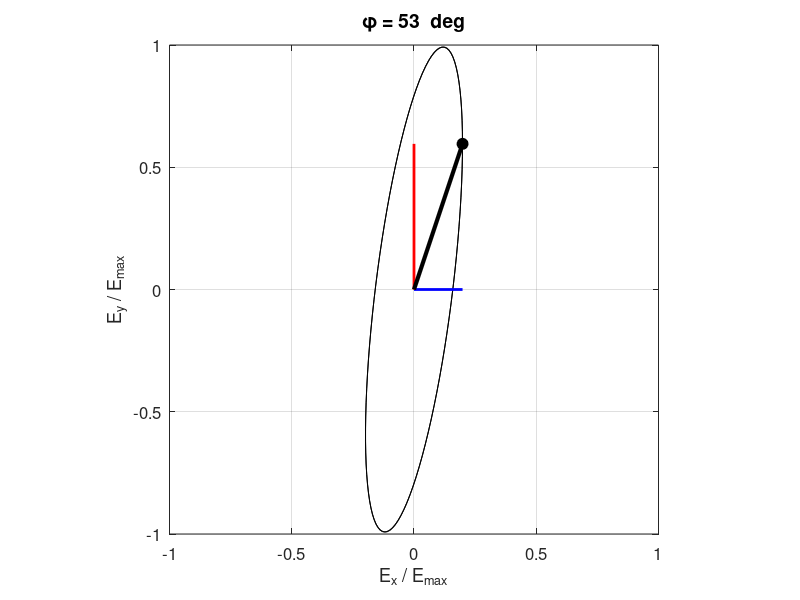

MATLAB code to generate this figure: (Note: this script raises an error after producing the figure.)
% op_005.m

% NUMERICAL ANAYLSIS OF POLARIZED EM WAVES
%  +Z direction of propagation
%  Electric field E(Ex, Ey) in a XY plane (Ez = 0)

% Ian Cooper
% School of Physics, University of Sydney
% DOING PHYSICS WITH MATLAB: www.physics.usyd.edu.au/teach_res/mp/mphome.htm
% Documentation: www.physics.usyd.edu.au/teach_res/mp/doc/op1003.htm
% Mscripts: www.physics.usyd.edu.au/teach_res/mp/mscripts
% Matlab 2018b  181118


clear
close all
clc


tic

% =====================================================================
%  ANIMATED GIF:   flagS = 0 (not saved)  / flag = 1 (save)
   flag1 = 1;  flag2 = 2;
%  Enter file name
     ag_name1 = 'ag_A.gif';
     ag_name2 = 'ag_AA.gif';
%  Delay in seconds before displaying the next image  
    delay = 0.1;  
%  Frame counter start
    nt = 1;


% INPUT SECTION  ======================================================

% Number of time steps [nT = 100] / Number of grid points for Z domain 
nT = 100;
nZ = 100;     
    
% INPUT flagP = 1 or 2
%  flagP = 1: Electric field components
%  flagP = 2: Jones Matrix  A, B and C must be real numbers
%  Electric field amplitude components E0x and E0y  [a.u.]
%  Electric field phases   phix and phiy  [rad]

flagP = 2;

switch flagP
  case 1
    E0x = 2;
    E0y = 1.5;
    phix = 0;
    phiy = 3*pi/4;

    case 2
    A = 2;
    B = 6;
    C = 8;
end
    

% CALCULATION SECTION  ================================================



switch flagP
    case 1
     % Relative phase difference of Ey w.r.t. Ex  [rad]
       phi = phiy-phix;   
     % JONES VECTOR V and Normalized Jones Vector VN
       A = E0x;
       B = E0y*cos(phi);
       C = E0y*sin(phi);
       V = [A; B + 1i*C];
       N = sqrt(A^2 + B^2 + C^2);
       AN = A/N; BN = B/N; CN = C/N;
       VN = V./N;   
       
    case 2
       E0x = A;
       phi = atan2(C,B);
       phix = 0;
       phiy = phi;
       E0y = sqrt(B^2 + C^2);
       V = [A; B + 1i*C];
       N = sqrt(A^2 + B^2 + C^2);
       AN = A/N; BN = B/N; CN = C/N;
       VN = V./N;   
end

% Time domain
  T = 1;                      % period of vibration  [a.u.]
  w = 2*pi/T;                 % angular frequency of vibration  [a.u.]
  t = linspace(0,2*T,nT);       % time  [a.u.]
  uT = exp(-1i*w*t);          % Wave function for time evolution 

  % spatial Z domain
  k = 2*pi;                   % Propagation constant
  z = linspace(0,3,nZ);       % Z domain grid points
  uZ = exp(1i*k*z);           % Spatial Z wavefunction
  
% Electric Field
  ECx = E0x * exp(1i*phix);   % Complex electric field amplitudes
  ECy = E0y * exp(1i*phiy);
  
  
  
  Ex = ECx .* uT;             % time dependent electric field components
  Ey = ECy .* uT;

% Magnitude of electric field vector as a function of time  
   E = sqrt(real(Ex).^2+real(Ey).^2);
% Max magnitude of electric field vector   
   Emax = max(E);
% Min magnitude of electric field vector
   Emin = min(E);
% Index for time when electric field vectro has max magnitude   
   k  = find(E == max(E),1);
% Orientation of major axis of ellipse w.r.t. X axis [deg]   
% alpha = atan2d(real(Ey(k)),real(Ex(k)));
  alpha = atand(real(Ey(k))/real(Ex(k)));
% Eccentricity 
  e = sqrt(Emax^2 - Emin^2);


    
% GRAPHICS SECTION  ===================================================  
  FS = 12;

  
figure(4)
  pos = [0.05 0.05 0.22 0.30];
  set(gcf,'Units','normalized');
  set(gcf,'Position',pos);
  set(gcf,'color','w');
  
for cz = 1 :nT

xP = real(Ex)/Emax;  yP = real(Ey)/Emax;
plot(xP,yP,'k','linewidth',0.5)    
hold on    
xP = [0 real(Ex(cz))./Emax]; yP = [0 0];
plot(xP,yP,'b','linewidth',2)

xP = [0 0]; yP = [0 real(Ey(cz))./Emax];
plot(xP,yP,'r','linewidth',2)

xP = [0 real(Ex(cz))./Emax]; yP = [0 real(Ey(cz))./Emax];
plot(xP,yP,'k','linewidth',3)
xP = real(Ex(cz))./Emax; yP = real(Ey(cz))./Emax;
hPlot = plot(xP,yP,'ko');
set(hPlot,'markerfacecolor','k','markeredgecolor','k','markersize',8)


%xP = real(Ex(cc)); yP = real(Ey(cc));
%arrow([0,0], [xP,yP],'Width',5, 'EdgeColor',[0 0 1],'FaceColor',[0 0 1],'length',25);

hold off
grid on
axis equal
xlim([-1 1])
ylim([-1 1])
set(gca,'xtick',-1:0.5:1)
set(gca,'ytick',-1:0.5:1)
set(gca,'fontsize',12)
xlabel('E_x / E_{max}')
ylabel('E_y / E_{max}')

  tm1 = '\phi = ';
  tm2 = num2str(rad2deg(phi),'%2.0f  deg  \n');
  tm = [tm1 tm2];
  title(tm,'fontsize',14)
  
if flag1 == 1
       frame = getframe(4);
       im = frame2im(frame);
       [imind,cm] = rgb2ind(im,256);
       %  On the first loop, create the file. In subsequent loops, append.
       if nt == 1
         imwrite(imind,cm,ag_name1,'gif','DelayTime',delay,'loopcount',inf);
       else
         imwrite(imind,cm,ag_name1,'gif','DelayTime',delay,'writemode','append');
       end
       nt = nt+1;
end

pause(0.000001)

hold off
end  

figure(3)
  pos = [0.05 0.45 0.35 0.28];
  set(gcf,'Units','normalized');
  set(gcf,'Position',pos);
  set(gcf,'color','w');
  nt = 1;
  for ct = 1 : 5 : nT
      clf
  for cz = 1 :nZ
      hold on

      yP = real(Ex(ct).*uZ)./Emax;
      zP = zeros(nZ,1);
      xP = z;
      plot3(xP,yP,zP,'b','linewidth',2)
      
      zP = real(Ey(ct).*uZ)./Emax;
      yP = zeros(nZ,1);
      xP = z;
      plot3(xP,yP,zP,'r','linewidth',2)

      yP = real(Ex(ct).*uZ)./Emax;
      zP = real(Ey(ct).*uZ)./Emax;
      xP = z;
      plot3(xP,yP,zP,'k','linewidth',2)
      
      yP = real(Ex(ct).*uZ(end))./Emax;
      zP = real(Ey(ct).*uZ(end))./Emax;
      xP = z(end);
      hPlot = plot3(xP,yP,zP,'o');
      set(hPlot,'markerfacecolor','k','markeredgecolor','k','markersize',8)
      
      yP = [0 real(Ex(ct).*uZ(end))./Emax];
      zP = [0 real(Ey(ct).*uZ(end))./Emax];
      xP = [z(end) z(end)];
      plot3(xP,yP,zP,'k');
      
      
      
    
      xlim([0 3]); zlim([-1 1]); ylim([-1 1])     
      zlabel('E_y / E_{max}'); ylabel('E_x / E_{max}'); xlabel('z');
      grid on
      view(81,13)
     % view(143,23)
      set(gca,'fontsize',12)
  end
  
     
     if flag2 == 1
       frame = getframe(3);
       im = frame2im(frame);
       [imind,cm] = rgb2ind(im,256);
       %  On the first loop, create the file. In subsequent loops, append.
       if nt == 1
         imwrite(imind,cm,ag_name2,'gif','DelayTime',delay,'loopcount',inf);
       else
         imwrite(imind,cm,ag_name2,'gif','DelayTime',delay,'writemode','append');
       end
       nt = nt+1;
     end
   
   %  pause(0.00001)
  end
  
 %% 
figure(1)
  FS = 12;
  pos = [0.28 0.05 0.3 0.3];
  set(gcf,'Units','normalized');
  set(gcf,'Position',pos);
  set(gcf,'color','w');
  
  xP = t; yP = real(Ex);
    plot(xP,yP,'b','linewidth',3)
  hold on
  yP = real(Ey);
    plot(xP,yP,'r','linewidth',1)
  yP = real(E);
    plot(xP,yP,'k','linewidth',2)

  set(gca,'fontsize',FS)
  xlabel('time  [a.u]')
  ylabel('electric field  [a.u]')
  legend('E_x','E_y','E','orientation','horizontal', 'location','northoutside')
  grid on
  box on

%%
figure(2)
  pos = [0.60 0.05 0.30 0.55];
  set(gcf,'Units','normalized');
  set(gcf,'Position',pos);
  set(gcf,'color','w');

  xlim([0 120])
  ylim([0 120])
  h = 120; dh = -5;

  text(0,h,'POLARIZED LIGHT','fontsize',14)
  h = h+dh;
  text(0,h,'   Elliptical / Circular / Linear','fontsize',14)
%   h = h+dh;
%   text(0,h,'      RIGHT polarized:   0 < \phi < \pi    clockwise rotation','fontsize',14)
%   h = h+dh;
%   text(0,h,'      LEFT polarized:    -\pi < \phi < 0     anticlockwise rotation','fontsize',14)
%   
  dh = -8;
  h = h+1.5*dh;
  text(0,h,'ELECTRIC FIELD','fontsize',14)
  
  tm1 = 'E_{0x}  =  ';
  tm2 = num2str(E0x,'%2.2f  \n');
  tm = [tm1 tm2];
  h = h+dh;
  text(5,h,tm,'fontsize',14)
  tm1 = '\phi_x  =  ';
  tm2 = num2str(phix/pi,'%2.2f  \n');
  tm3 = ' \pi  rad';
  tm = [tm1 tm2 tm3];
  text(50,h,tm,'fontsize',14)
  
  tm1 = 'E_{0y}  =  ';
  tm2 = num2str(E0y,'%2.2f  \n');
  tm = [tm1 tm2];
  h = h+dh;
  text(5,h,tm,'fontsize',14)
  tm1 = '\phi_y  =  ';
  tm2 = num2str(phiy/pi,'%2.2f  \n');
  tm3 = ' \pi  rad';
  tm = [tm1 tm2 tm3];
  text(50,h,tm,'fontsize',14)
  
  tm1 = 'E_{max} = ';
  tm2 = num2str(Emax,'%2.2f  \n');
  tm = [tm1 tm2];
  h = h+dh;
  text(5,h,tm,'fontsize',14)
  
  tm1 = 'E_{min} = ';
  tm2 = num2str(Emin,'%2.2f  \n');
  tm = [tm1 tm2];
  text(50,h,tm,'fontsize',14)
  
  tm1 = '\phi = \phi_y - \phi_x  =  ';
  tm2 = num2str(phi/pi,'%2.2f  \n');
  tm = [tm1 tm2 tm3];
  h = h+dh;
  text(5,h,tm,'fontsize',14)
  
   
  tm1 = 'Orientation of ellipse w.r.t X axis   \alpha =  ';
  tm2 = num2str(alpha,'%2.2f  deg \n');
  tm = [tm1 tm2];
  h = h+dh;
  text(5,h,tm,'fontsize',14)
 
  tm1 = 'Eccentricity of ellipse e =  ';
  tm2 = num2str(e,'%2.2f   \n');
  tm = [tm1 tm2];
  h = h+dh;
  text(5,h,tm,'fontsize',14)
  
  
  h = h+1.5*dh;
  text(0,h,'JONES VECTOR   [A ;   B + i  C]','fontsize',14)
  tm1 = num2str(V,'%2.4f ');
  h = h+dh;
  text(10,h,tm1,'fontsize',14);
  
  h = h+1.5*dh;
  text(0,h,'JONES NORMALIZED VECTOR [A_N ;  B_N + i C_N]','fontsize',14)
  tm1 = num2str(VN,'%2.4f ');
  h = h+dh;
  text(10,h,tm1,'fontsize',14);
  
  tm1 = 'Normalization factor N =  ';
  tm2 = num2str(N,'%2.4f   \n');
  tm = [tm1 tm2];
  h = h+dh;
  text(5,h,tm,'fontsize',14)
axis off


toc
  
